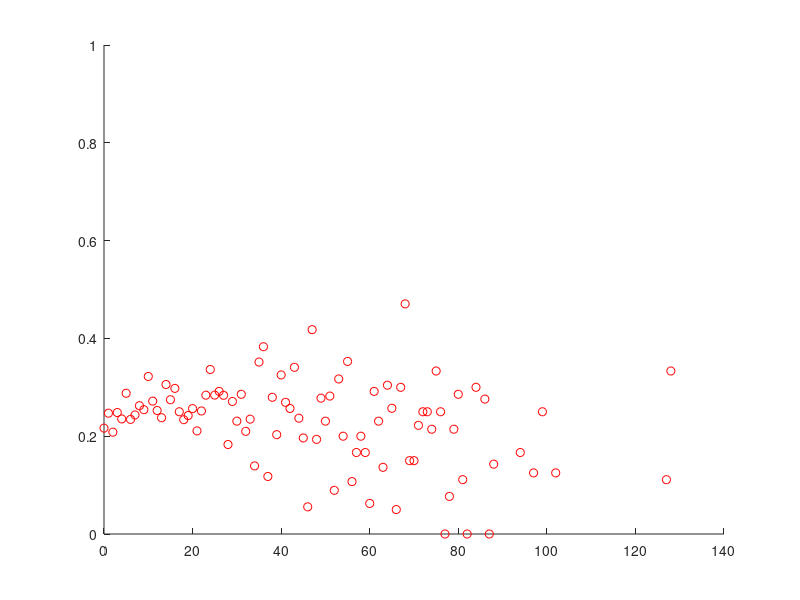

MATLAB code for this plot: (Note: this script raises an error after producing the figure.)
Ns = [0,1,2,3,4,5,6,7,8,9,10,11,12,13,14,15,16,17,18,19,20,21,22,23,24,25,26,27,28,29,30,31,32,33,34,35,36,37,38,39,40,41,42,43,44,45,46,47,48,49,50,51,52,53,54,55,56,57,58,59,60,61,62,63,64,65,66,67,68,69,70,71,72,73,74,75,76,77,78,79,80,81,82,84,86,87,88,94,97,99,102,127,128];
Pr = [0.21650008470269355,0.2470796460176991,0.20820385332504662,0.24840182648401826,0.23529411764705882,0.28781512605042014,0.234375,0.2434017595307918,0.262350936967632,0.2542087542087542,0.32217573221757323,0.2717678100263852,0.25257731958762886,0.23780487804878048,0.3057553956834532,0.2745762711864407,0.2977941176470588,0.25,0.23376623376623376,0.2422680412371134,0.2564102564102564,0.21084337349397592,0.25157232704402516,0.2838709677419355,0.3364485981308411,0.28402366863905326,0.2916666666666667,0.28368794326241137,0.1830065359477124,0.27102803738317754,0.23076923076923078,0.2857142857142857,0.21,0.23484848484848486,0.13924050632911392,0.3516483516483517,0.3829787234042553,0.11764705882352941,0.27956989247311825,0.203125,0.3253012048192771,0.2692307692307692,0.25675675675675674,0.3409090909090909,0.23684210526315788,0.19642857142857142,0.05555555555555555,0.417910447761194,0.1935483870967742,0.2777777777777778,0.23076923076923078,0.28205128205128205,0.08928571428571429,0.3170731707317073,0.2,0.35294117647058826,0.10714285714285714,0.16666666666666666,0.2,0.16666666666666666,0.0625,0.2916666666666667,0.23076923076923078,0.13636363636363635,0.30434782608695654,0.2571428571428571,0.05,0.3,0.47058823529411764,0.15,0.15,0.2222222222222222,0.25,0.25,0.21428571428571427,0.3333333333333333,0.25,0,0.07692307692307693,0.21428571428571427,0.2857142857142857,0.1111111111111111,0,0.3,0.27586206896551724,0,0.14285714285714285,0.16666666666666666,0.125,0.25,0.125,0.1111111111111111,0.3333333333333333];

scatter (Ns, Pr, 'r')
ylim([0 1])
h = lsline;
set(h(1),'color',[0,0.4470,0.7410])
legend({'East Asian', 'Linear Regression Line'}, 'Location', 'northwest');